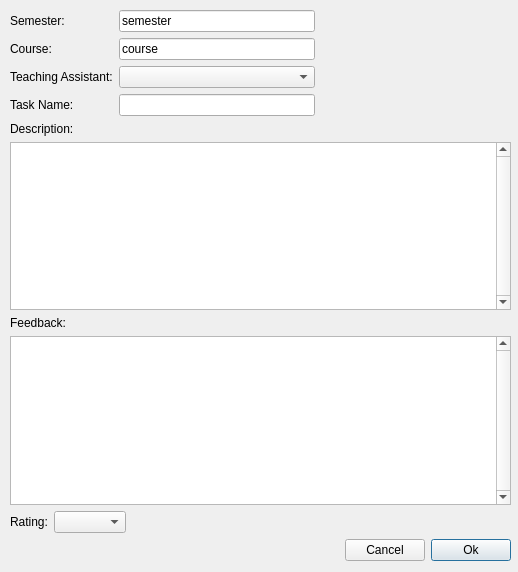
<?xml version="1.0" encoding="UTF-8"?>
<ui version="4.0">
 <class>InstructorTaskForm</class>
 <widget class="QWidget" name="InstructorTaskForm">
  <property name="geometry">
   <rect>
    <x>0</x>
    <y>0</y>
    <width>518</width>
    <height>572</height>
   </rect>
  </property>
  <property name="windowTitle">
   <string>Form</string>
  </property>
  <widget class="QWidget" name="layoutWidget">
   <property name="geometry">
    <rect>
     <x>10</x>
     <y>10</y>
     <width>501</width>
     <height>551</height>
    </rect>
   </property>
   <layout class="QVBoxLayout" name="verticalLayout_3">
    <item>
     <layout class="QHBoxLayout" name="horizontalLayout">
      <item>
       <layout class="QVBoxLayout" name="verticalLayout">
        <item>
         <widget class="QLabel" name="label">
          <property name="text">
           <string>Semester:</string>
          </property>
         </widget>
        </item>
        <item>
         <widget class="QLabel" name="label_2">
          <property name="text">
           <string>Course:</string>
          </property>
         </widget>
        </item>
        <item>
         <widget class="QLabel" name="label_4">
          <property name="text">
           <string>Teaching Assistant:</string>
          </property>
         </widget>
        </item>
        <item>
         <widget class="QLabel" name="label_3">
          <property name="text">
           <string>Task Name:</string>
          </property>
         </widget>
        </item>
       </layout>
      </item>
      <item>
       <layout class="QVBoxLayout" name="verticalLayout_2">
        <item>
         <widget class="QLineEdit" name="semesterEdit">
          <property name="enabled">
           <bool>true</bool>
          </property>
          <property name="text">
           <string>semester</string>
          </property>
          <property name="readOnly">
           <bool>true</bool>
          </property>
         </widget>
        </item>
        <item>
         <widget class="QLineEdit" name="courseEdit">
          <property name="enabled">
           <bool>true</bool>
          </property>
          <property name="text">
           <string>course</string>
          </property>
          <property name="readOnly">
           <bool>true</bool>
          </property>
         </widget>
        </item>
        <item>
         <widget class="QComboBox" name="taBox"/>
        </item>
        <item>
         <widget class="QLineEdit" name="taskEdit"/>
        </item>
       </layout>
      </item>
      <item>
       <spacer name="horizontalSpacer_2">
        <property name="orientation">
         <enum>Qt::Horizontal</enum>
        </property>
        <property name="sizeHint" stdset="0">
         <size>
          <width>40</width>
          <height>20</height>
         </size>
        </property>
       </spacer>
      </item>
     </layout>
    </item>
    <item>
     <layout class="QVBoxLayout" name="descriptionLayout">
      <item>
       <widget class="QLabel" name="descriptionLabel">
        <property name="text">
         <string>Description:</string>
        </property>
       </widget>
      </item>
      <item>
       <widget class="QPlainTextEdit" name="descriptionText">
        <property name="verticalScrollBarPolicy">
         <enum>Qt::ScrollBarAlwaysOn</enum>
        </property>
       </widget>
      </item>
     </layout>
    </item>
    <item>
     <layout class="QVBoxLayout" name="feedbackLayout">
      <item>
       <widget class="QLabel" name="feedbackLabel">
        <property name="text">
         <string>Feedback:</string>
        </property>
       </widget>
      </item>
      <item>
       <widget class="QPlainTextEdit" name="feedbackText">
        <property name="verticalScrollBarPolicy">
         <enum>Qt::ScrollBarAlwaysOn</enum>
        </property>
       </widget>
      </item>
     </layout>
    </item>
    <item>
     <layout class="QHBoxLayout" name="ratingLayout">
      <item>
       <widget class="QLabel" name="ratingLabel">
        <property name="text">
         <string>Rating:</string>
        </property>
       </widget>
      </item>
      <item>
       <widget class="QComboBox" name="ratingBox"/>
      </item>
      <item>
       <spacer name="horizontalSpacer_3">
        <property name="orientation">
         <enum>Qt::Horizontal</enum>
        </property>
        <property name="sizeHint" stdset="0">
         <size>
          <width>40</width>
          <height>20</height>
         </size>
        </property>
       </spacer>
      </item>
     </layout>
    </item>
    <item>
     <layout class="QHBoxLayout" name="horizontalLayout_2">
      <item>
       <spacer name="horizontalSpacer">
        <property name="orientation">
         <enum>Qt::Horizontal</enum>
        </property>
        <property name="sizeHint" stdset="0">
         <size>
          <width>40</width>
          <height>20</height>
         </size>
        </property>
       </spacer>
      </item>
      <item>
       <widget class="QPushButton" name="cancelButton">
        <property name="text">
         <string>Cancel</string>
        </property>
       </widget>
      </item>
      <item>
       <widget class="QPushButton" name="okButton">
        <property name="text">
         <string>Ok</string>
        </property>
        <property name="autoDefault">
         <bool>true</bool>
        </property>
        <property name="default">
         <bool>true</bool>
        </property>
       </widget>
      </item>
     </layout>
    </item>
   </layout>
  </widget>
 </widget>
 <resources/>
 <connections/>
</ui>
